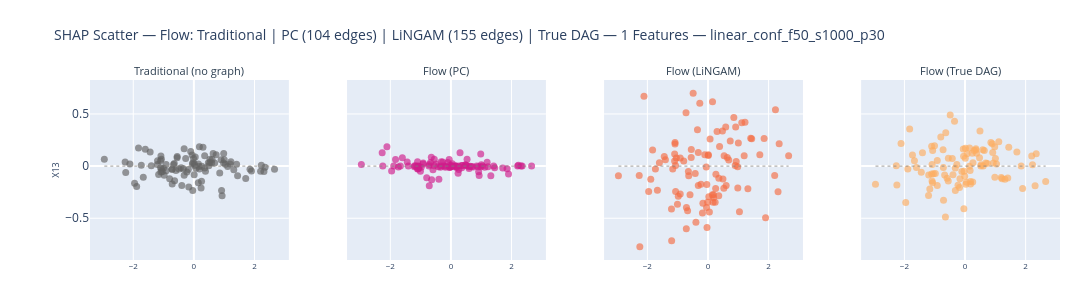

Notebook cell for this chart:
### Code cell
fig_scatter_pc_vs_lingam = plot_shap_scatter_pc_vs_lingam(
    shap_data, feature_names, scratch_rank, top_features, x_test,
    pc_edges, lingam_edges, DATASET, N_TOP_FEATURES,
    method= "Flow",
    features=features_names,
)
